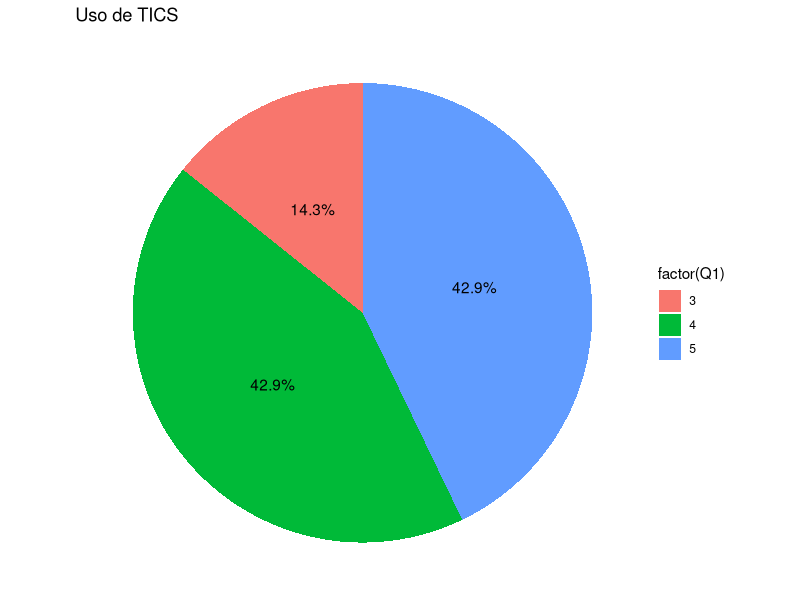
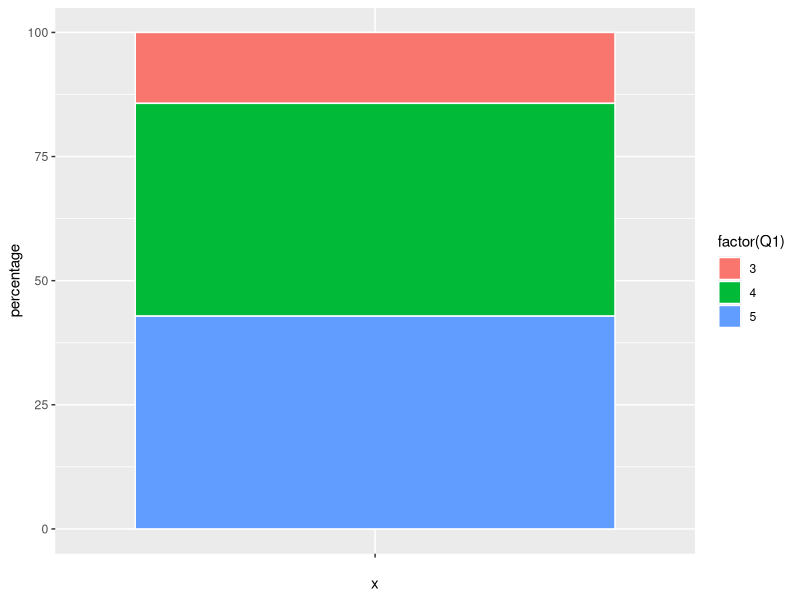
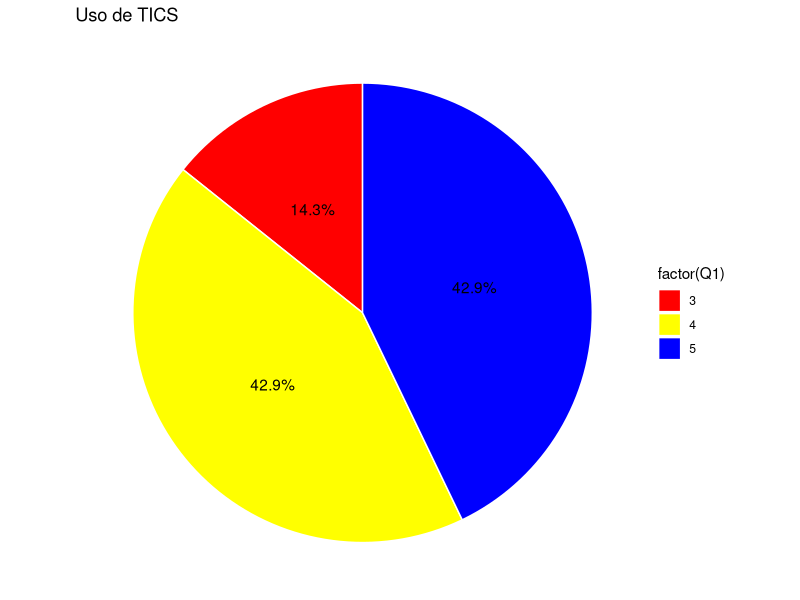

The R source for these figures, in order:
## ---- chunk 1
library(ggplot2)
library(dplyr)
## ---- chunk 2
library(readxl)
datos <- read_excel("CuestionarioR.xlsx")
names(datos)
datos$Q1
## ---- chunk 3
porcentajes <- datos %>% 
                group_by(Q1) %>% 
                count() %>% 
                ungroup() %>% 
                mutate(percentage=`n`/sum(`n`) * 100)
porcentajes
## ---- chunk 4
ggplot(porcentajes, aes(x=1, y=percentage, fill=factor(Q1))) +
        geom_bar(stat="identity") +
        geom_text(aes(label = paste0(round(percentage,1),"%")), 
                  position = position_stack(vjust = 0.5)) +
        coord_polar(theta = "y") + 
        theme_void() + 
        ggtitle ("Uso de TICS")
## ---- chunk 5
ggplot(porcentajes,aes(x="",y=percentage,fill=factor(Q1))) +
	geom_bar(stat="identity",color="white")
## ---- chunk 6
pal1 <- c("forestgreen", "yellow", "orange")
pal <- c(
  "Serious" = "red",
  "Significant" = "orange", 
  "Minimal" = "yellow", 
  "Strengths" = "forestgreen")

ggplot(porcentajes,aes(x="",y=percentage,fill=factor(Q1))) +
  geom_boxplot() + 
  scale_fill_manual(values = c("red", "yellow",
                               "blue", "orange",
                               "green")) + 
	geom_bar(stat="identity",color="white") + 
	geom_text(aes(label = paste0(round(percentage,1),"%")), 
                  position = position_stack(vjust = 0.5)) +
	coord_polar("y") +
	theme_void() +
	labs(title="Uso de TICS") 
